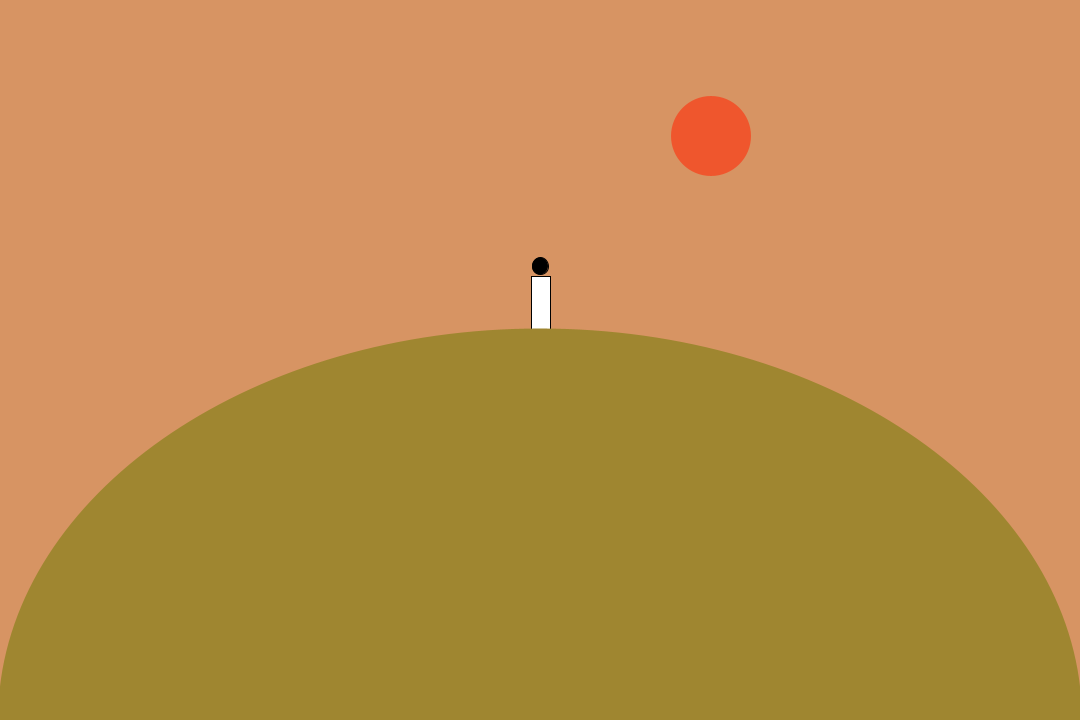
Frame 1 (no input)
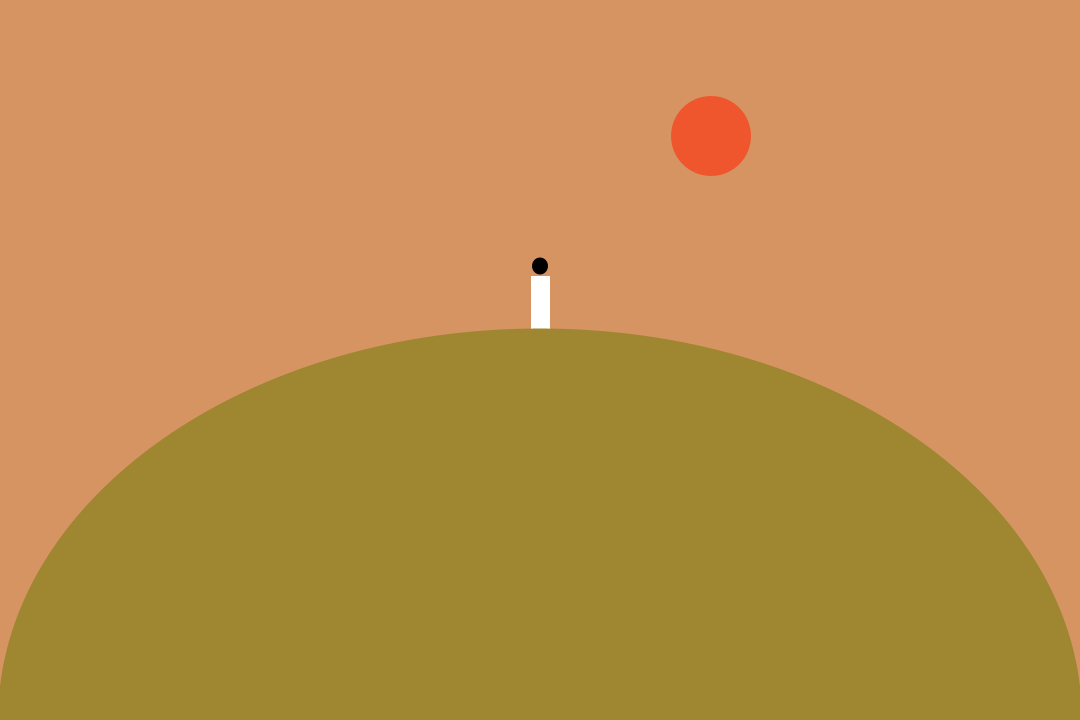
Frame 60 (the mouse pressed at the canvas centre just before this capture)
Frame 120 (the mouse held since frame 60 and released just before this capture): identical to frame 60, image omitted

The Processing sketch that drew these frames (run headless with seeded random() and noise(); from frame 60 on, the mouse is pressed at the canvas centre):

// Processing sketch: HW2_dune
// ── HW2_dune.pde
void setup(){

  size(1080,720);
}
  void draw(){
      
  //sky
  background(215,148,99);  
 
  //person
  //head
  fill(0);
  ellipse(540,266,16,17);
  //body
  fill(255);
  rect(531,276,19,70);
 
   //sun
  noStroke();
  fill(239,86,45);
  ellipse(711,136,80,80);
  
  //dune
  fill(159,134,48); 
  ellipse(540,720,1084,783);
}
